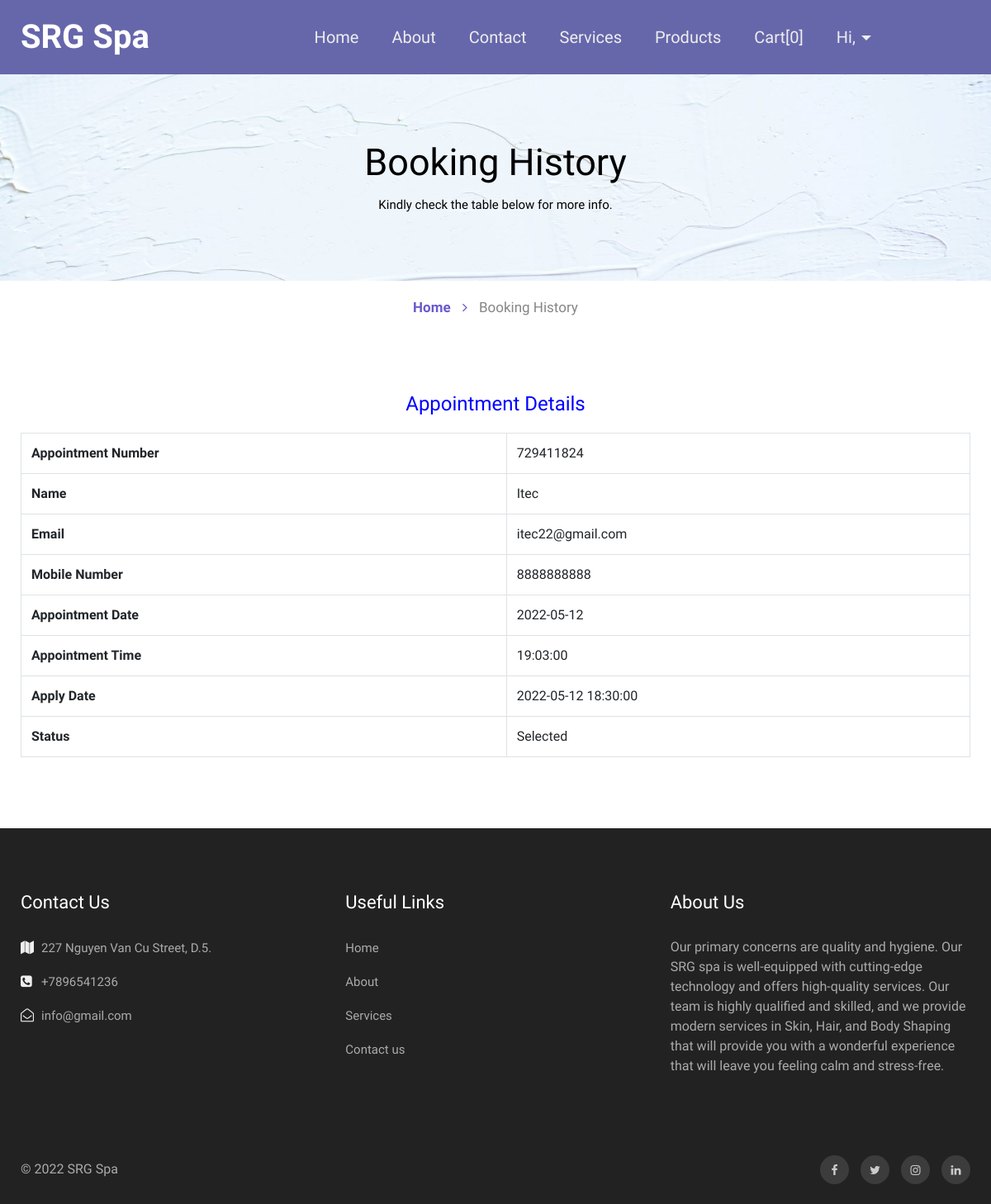
The app's page /bpms1/appointment-detail.php?aptnumber=729411824 (signed in) with its own data.
### tables this page shows
CREATE TABLE IF NOT EXISTS `tblbook` (
  `ID` int(10) NOT NULL AUTO_INCREMENT,
  `UserID` int(10) DEFAULT NULL,
  `AptNumber` int(10) DEFAULT NULL,
  `AptDate` date DEFAULT NULL,
  `AptTime` time DEFAULT NULL,
  `Message` mediumtext,
  `BookingDate` timestamp NULL DEFAULT CURRENT_TIMESTAMP,
  `Remark` varchar(250) DEFAULT NULL,
  `Status` varchar(250) DEFAULT NULL,
  `RemarkDate` timestamp NULL DEFAULT NULL ON UPDATE CURRENT_TIMESTAMP,
  PRIMARY KEY (`ID`)
);

CREATE TABLE IF NOT EXISTS `tbluser` (
  `ID` int(10) NOT NULL AUTO_INCREMENT,
  `usertype` varchar(255) NOT NULL DEFAULT 'user',
  `FirstName` varchar(120) DEFAULT NULL,
  `LastName` varchar(250) DEFAULT NULL,
  `MobileNumber` bigint(10) DEFAULT NULL,
  `Email` varchar(120) DEFAULT NULL,
  `Password` varchar(120) DEFAULT NULL,
  `RegDate` timestamp NULL DEFAULT current_timestamp,
  PRIMARY KEY (`ID`),
  KEY `ID` (`ID`)
);

CREATE TABLE IF NOT EXISTS `tblpage` (
  `ID` int(10) NOT NULL AUTO_INCREMENT,
  `PageType` varchar(200) DEFAULT NULL,
  `PageTitle` mediumtext,
  `PageDescription` mediumtext,
  `Email` varchar(200) DEFAULT NULL,
  `MobileNumber` bigint(10) DEFAULT NULL,
  `UpdationDate` date DEFAULT NULL,
  `Timing` varchar(200) NOT NULL,
  PRIMARY KEY (`ID`)
);

### bpms1/appointment-detail.php (the view, shortened to what this page needs)
<?php
include('includes/dbconnection.php');
if (strlen($_SESSION['bpmsuid']==0)) {
  header('location:logout.php');
  } else{
  ?>
<!doctype html>
<html lang="en">
  <head>
    <link rel="stylesheet" href="assets/css/style-starter.css">
  </head>
  <body id="home">
<?php include_once('includes/header.php');?>
<section class="w3l-inner-banner-main">
    <div class="about-inner contact ">
        <div class="container">
            <div class="main-titles-head text-center">
            <h3 class="header-name ">
 Booking History
            </h3>
            <p class="tiltle-para ">Kindly check the table below for more info.</p>
        </div>
</div>
</div>
<div class="breadcrumbs-sub">
<div class="container">
<ul class="breadcrumbs-custom-path">
    <li class="right-side propClone"><a href="index.php" class="">Home <span class="fa fa-angle-right" aria-hidden="true"></span></a> <p></li>
    <li class="active ">
        Booking History</li>
</ul>
</div>
</div>
</section>
<section class="w3l-contact-info-main" id="contact">
    <div class="contact-sec	">
        <div class="container">
            <div>
                <div class="cont-details">
                   <div class="table-content table-responsive cart-table-content m-t-30">
                   <h4 style="padding-bottom: 20px;text-align: center;color: blue;">Appointment Details</h4>
                        <?php
$cid=$_GET['aptnumber'];
$ret=mysqli_query($con,"select tbluser.FirstName,tbluser.LastName,tbluser.Email,tbluser.MobileNumber,tblbook.ID as bid,tblbook.AptNumber,tblbook.AptDate,tblbook.AptTime,tblbook.Message,tblbook.BookingDate,tblbook.Remark,tblbook.Status,tblbook.RemarkDate from tblbook join tbluser on tbluser.ID=tblbook.UserID where tblbook.AptNumber='$cid'");
while ($row=mysqli_fetch_array($ret)) {
?>
                        <table class="table table-bordered">
                            <tr>
    <th>Appointment Number</th>
    <td><?php  echo $row['AptNumber'];?></td>
  </tr>
  <tr>
<th>Name</th>
    <td><?php  echo $row['FirstName'];?> <?php  echo $row['LastName'];?></td>
  </tr>
<tr>
    <th>Email</th>
    <td><?php  echo $row['Email'];?></td>
  </tr>
   <tr>
    <th>Mobile Number</th>
    <td><?php  echo $row['MobileNumber'];?></td>
  </tr>
   <tr>
    <th>Appointment Date</th>
    <td><?php  echo $row['AptDate'];?></td>
  </tr>
<tr>
    <th>Appointment Time</th>
    <td><?php  echo $row['AptTime'];?></td>
  </tr>
  <tr>
    <th>Apply Date</th>
    <td><?php  echo $row['BookingDate'];?></td>
  </tr>
<tr>
    <th>Status</th>
    <td> <?php
if($row['Status']=="Selected")
{
  echo "Selected";
}
     ;?></td>
  </tr>
                        </table><?php } ?>
                    </div> </div>
    </div>
    </div></div>
</section>
<?php include_once('includes/footer.php');?>
</body>
</html><?php } ?>

### bpms1/includes/footer.php (shortened to what this page needs)
<section class="w3l-footer-29-main">
    <div class="footer-29 py-5">
      <div class="container py-lg-4">
        <div class="row footer-top-29">
          <div class="col-lg-4 col-md-6 col-sm-8 footer-list-29 footer-1">
            <h6 class="footer-title-29">Contact Us</h6>
            <ul>
              <?php
$ret=mysqli_query($con,"select * from tblpage where PageType='contactus' ");
while ($row=mysqli_fetch_array($ret)) {
?>
              <li>
                <span class="fa fa-map"></span> <p><?php  echo $row['PageDescription'];?>.</p>
              </li>
              <li><span class="fa fa-phone-square"></span><a href="tel:+7-800-999-800"> +<?php  echo $row['MobileNumber'];?></a></li>
              <li><span class="fa fa-envelope-open-o"></span><a href="mailto:srgspa@mail.com" class="mail">
                  <?php  echo $row['Email'];?></a></li><?php } ?>
            </ul>
          </div>
          <div class="col-lg-4 col-md-6 col-sm-4 footer-list-29 footer-2 ">
            <ul>
              <h6 class="footer-title-29">Useful Links</h6>
              <li><a href="index.php">Home</a></li>
              <li><a href="about.php">About</a></li>
              <li><a href="services.php"> Services</a></li>
              <li><a href="contact.php">Contact us</a></li>
            </ul>
          </div>
          <div class="col-lg-4 col-md-6 col-sm-7 footer-list-29 footer-4">
            <?php
$ret=mysqli_query($con,"select * from tblpage where PageType='aboutus' ");
while ($row=mysqli_fetch_array($ret)) {
?>
            <h6 class="footer-title-29"><?php  echo $row['PageTitle'];?> </h6>
            <p><?php  echo $row['PageDescription'];?></p><?php } ?>
          </div>
        </div>
      </div>
    </div>
  </section>
  <section class="w3l-footer-29-main w3l-copyright">
    <div class="container">
      <div class="row bottom-copies">
        <p class="col-lg-8 copy-footer-29">© 2022  SRG Spa </p>
        <div class="col-lg-4 main-social-footer-29">
          <a href="#facebook" class="facebook"><span class="fa fa-facebook"></span></a>
          <a href="#twitter" class="twitter"><span class="fa fa-twitter"></span></a>
          <a href="#instagram" class="instagram"><span class="fa fa-instagram"></span></a>
          <a href="#linkedin" class="linkedin"><span class="fa fa-linkedin"></span></a>
        </div>
      </div>
    </div>
  </section>

### records on screen
tblbook: AptNumber "729411824", UserID.FirstName "Itec", UserID.Email "itec22@gmail.com", UserID.MobileNumber "8888888888", AptDate "2022-05-12", AptTime "19:03:00", BookingDate "2022-05-12 18:30:00", Status "Selected"
tblpage: PageDescription "227 Nguyen Van Cu Street, D.5", MobileNumber "7896541236", Email "info@gmail.com"
tblpage: PageTitle "About Us", PageDescription "Our primary concerns are quality and hygiene. Our SRG spa is well-equipped with cutting-edge technology and offers high-quality services. Our team is highly qualified and skilled, and we provide modern services in Skin, Hair, and Body Shaping that will provide you with a wonderful experience that will leave you feeling calm and stress-free."

### other values on screen
$row_count "0"
